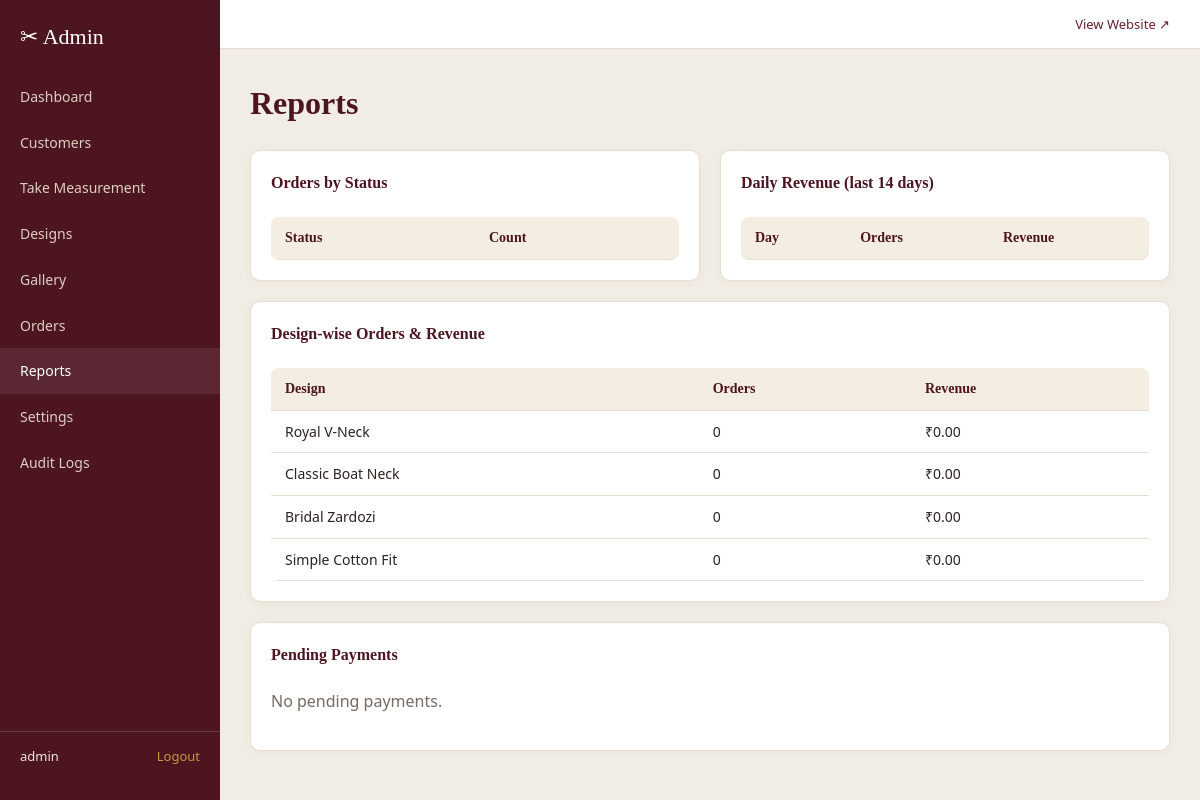
Screenshot of /admin/reports (signed in) with the database file from the repository.
### tables this page shows
CREATE TABLE designs (
    id                      INTEGER PRIMARY KEY AUTOINCREMENT,
    name                    TEXT NOT NULL,
    description             TEXT,
    category                TEXT,
    neck_style              TEXT,
    sleeve_style            TEXT,
    blouse_length           TEXT,
    customisation_details   TEXT,
    base_price              REAL NOT NULL DEFAULT 0,
    additional_charges      REAL NOT NULL DEFAULT 0,
    image_path              TEXT,
    status                  TEXT NOT NULL DEFAULT 'ACTIVE',   -- ACTIVE / INACTIVE
    created_at              TEXT NOT NULL DEFAULT (datetime('now')),
    modified_at             TEXT NOT NULL DEFAULT (datetime('now'))
);

### app/admin.py (the view)
@bp.route("/reports")
@admin_login_required
def reports():
    by_status = db.query("SELECT status, COUNT(*) c FROM orders GROUP BY status")
    by_design = db.query(
        """SELECT d.name, COUNT(o.id) c, CAST(COALESCE(SUM(o.total_amount),0) AS FLOAT) revenue
           FROM designs d LEFT JOIN orders o ON o.design_id = d.id
           GROUP BY d.id, d.name ORDER BY c DESC"""
    )
    raw_orders = db.query(
        "SELECT created_at, total_amount FROM orders WHERE status != 'CANCELLED'"
    )
    daily_totals = {}
    for o in raw_orders:
        day = str(o["created_at"])[:10]
        bucket = daily_totals.setdefault(day, {"revenue": 0.0, "orders": 0})
        bucket["revenue"] += float(o["total_amount"] or 0)
        bucket["orders"] += 1
    daily_revenue = [
        {"day": day, "revenue": v["revenue"], "orders": v["orders"]}
        for day, v in sorted(daily_totals.items(), reverse=True)
    ][:14]
    pending_payments = db.query(
        """SELECT o.order_number, c.name, c.mobile, o.amount_pending FROM orders o
           JOIN customers c ON c.id = o.customer_id
           WHERE o.amount_pending > 0 AND o.status != 'CANCELLED'
           ORDER BY o.amount_pending DESC"""
    )
    return render_template("admin/reports.html", by_status=by_status, by_design=by_design,
                            daily_revenue=daily_revenue, pending_payments=pending_payments)

### app/db.py (called while the page is built)
def _connect_sqlite():
    path = current_app.config["SQLITE_PATH"]
    Path(path).parent.mkdir(parents=True, exist_ok=True)
    conn = sqlite3.connect(path)
    conn.row_factory = sqlite3.Row
    conn.execute("PRAGMA foreign_keys = ON")
    return conn

def get_db():
    if "db" not in g:
        engine = current_app.config["DB_ENGINE"]
        g.db = _connect_sqlite() if engine == "sqlite" else _connect_mssql()
        g.db_engine = engine
    return g.db

def _rows_to_dicts(cur, rows):
    columns = [col[0] for col in cur.description]
    return [dict(zip(columns, row)) for row in rows]

def query(sql, params=(), one=False):
    conn = get_db()
    cur = conn.cursor()
    cur.execute(sql, params)
    raw_rows = cur.fetchall()
    rows = _rows_to_dicts(cur, raw_rows)
    cur.close()
    if one:
        return rows[0] if rows else None
    return rows

### app/utils.py (called while the page is built)
def admin_login_required(view):
    @wraps(view)
    def wrapped(*args, **kwargs):
        if not session.get("admin_id"):
            flash("Please login as admin to continue.", "warning")
            return redirect(url_for("auth.admin_login", next=request.path))
        return view(*args, **kwargs)
    return wrapped

def inr(amount):
    try:
        return f"\u20b9{float(amount):,.2f}"
    except (TypeError, ValueError):
        return amount

### templates/admin/reports.html (shortened to what this page needs)
{% extends "admin/base.html" %}
{% block content %}
<h1>Reports</h1>
<div class="grid grid-2" style="margin-bottom:20px;">
  <div class="card">
    <h4 class="mt-0">Orders by Status</h4>
    <table><thead><tr><th>Status</th><th>Count</th></tr></thead></table>
  </div>
  <div class="card">
    <h4 class="mt-0">Daily Revenue (last 14 days)</h4>
    <table><thead><tr><th>Day</th><th>Orders</th><th>Revenue</th></tr></thead></table>
  </div>
</div>
<div class="card" style="margin-bottom:20px;">
  <h4 class="mt-0">Design-wise Orders &amp; Revenue</h4>
  <table><thead><tr><th>Design</th><th>Orders</th><th>Revenue</th></tr></thead><tbody>
  {% for r in by_design %}
    <tr><td>{{ r.name }}</td><td>{{ r.c }}</td><td>{{ r.revenue | inr }}</td></tr>
  {% endfor %}
  </tbody></table>
</div>
<div class="card">
  <h4 class="mt-0">Pending Payments</h4>
  {% if pending_payments %}
  <table><thead><tr><th>Order</th><th>Customer</th><th>Mobile</th><th>Pending</th></tr></thead><tbody>
  {% for p in pending_payments %}
    <tr><td>{{ p.order_number }}</td><td>{{ p.name or '-' }}</td><td>{{ p.mobile }}</td><td>{{ p.amount_pending | inr }}</td></tr>
  {% endfor %}
  </tbody></table>
  {% else %}<p class="muted">No pending payments.</p>{% endif %}
</div>
{% endblock %}

### static/css/style.css (style rules this page uses)
:root { --maroon: #6b1e2b; --maroon-dark: #4c1520; --gold: #c8983b; --cream: #faf6f0; --ink: #2b2320; --muted: #766a63; --border: #e7ddd0; --success: #2e7d4f; --danger: #b33a3a; --warning: #a8711f; --info: #2f6a8f; --radius: 10px; }
* { box-sizing: border-box; }
body { margin: 0; font-family: "Segoe UI", "Helvetica Neue", Arial, sans-serif; color: var(--ink); background: var(--cream); line-height: 1.55; }
h1, h2, h3, h4 { font-family: Georgia, "Times New Roman", serif; color: var(--maroon-dark); margin-top: 0; }
p { color: var(--ink); }
.grid { display: grid; gap: 20px; }
.grid-2 { grid-template-columns: repeat(2, 1fr); }
.card { background: #fff; border: 1px solid var(--border); border-radius: var(--radius); padding: 20px; box-shadow: 0 2px 10px rgba(75,40,20,0.04); }
table { width: 100%; border-collapse: collapse; background: #fff; border-radius: 8px; overflow: hidden; }
th, td { text-align: left; padding: 10px 14px; border-bottom: 1px solid var(--border); font-size: 14px; }
th { background: #f4ede2; color: var(--maroon-dark); font-family: Georgia, serif; }
.admin-body { background: #f2ede4; }
.muted { color: var(--muted); }
.mt-0 { margin-top: 0; }

### rows the page displays
designs: name "Royal V-Neck", c "0", revenue|inr "₹0.00"
designs: name "Classic Boat Neck", c "0", revenue|inr "₹0.00"
designs: name "Bridal Zardozi", c "0", revenue|inr "₹0.00"
designs: name "Simple Cotton Fit", c "0", revenue|inr "₹0.00"

### other values shown
{{ session.get('admin_username','') }} "admin"
